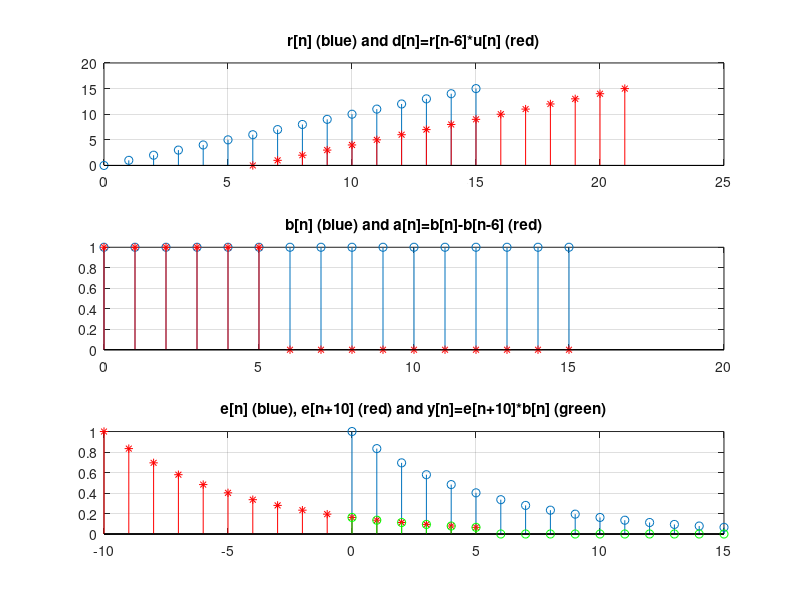
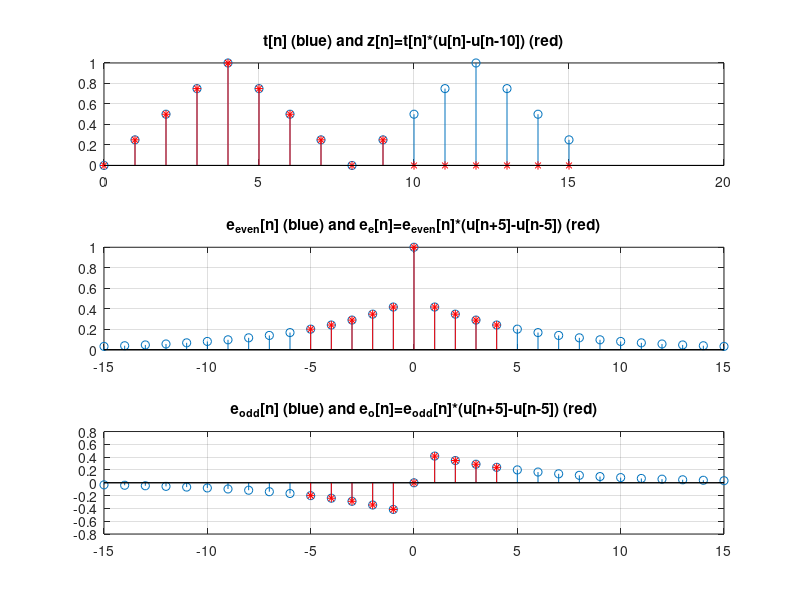

These charts were generated, in order, by the following MATLAB code:
%% Federal University of Rio Grande do Norte
% Signals and Linear Systems
% Author: Danilo Pena
% Description: Introduction to Signals and Linear Systems

clc; clear; close all;

%% Create a basic signal of length 16
N = 16;
n = 0:N-1;

b = ones(1,N);          % ones block.
r = n;                  % ramp.

P = 8;                  % Triangular signal period.
n1 = 0:P/2-1;
n2 = P/2:P-1;
P1 = P*ones(1,length(n2));
A = 1;

tri_block = [2*A*n1/P 2*A*(P1-n2)/P]  ; 
t = [tri_block tri_block];      % Triangular signal periodic.

e = (5/6).^n; % Exponencial de um lado.

%% a. Criando e plotando d[n] = r[n-6]*u[n].
figure('Name','Sinais elementares');
subplot(3,1,1);
stem(n,r);
grid;
hold on;
stem(n+6,r,'r*');
title('r[n] (blue) and d[n]=r[n-6]*u[n] (red)');

%% b. Criando e plotando a[n]=b[n]-b[n-6].
a = [b(1:6) zeros(1,10)];
subplot(3,1,2);
stem(n,b);
grid;
hold on;    
stem(n,a,'r*');
title('b[n] (blue) and a[n]=b[n]-b[n-6] (red)');

%% c. Criando e plotando y[n]=e[n+10]*b[n].

y = [e(11:16) zeros(1,10)].*b;
subplot(3,1,3);
stem(n,e);
grid;
hold on;
stem(n-10,e,'r*');
stem(n,y,'g');
title('e[n] (blue), e[n+10] (red) and y[n]=e[n+10]*b[n] (green)');

%% d. Criando e plotando z[n]=t[n]*(u[n]-u[n-10]).
z = [t(1:10) zeros(1,6);];

figure('Name','Exercise 2.1.3. Elementary Signals');
subplot(3,1,1);
stem(n,t);
grid;
hold on;
stem(n,z,'r*');
title('t[n] (blue) and z[n]=t[n]*(u[n]-u[n-10]) (red)');

%% e. Criando e plotando e_e[n]=even{e[n]}*(u[n+5]-u[n-5]).

m = -N+1:N-1; % A dura��o do sinal � 2*(N-1) + 1.

e_ext = [ zeros(1,N-1) e];

% figure(3);
% stem(m,e_ext);
% grid on;

e_even = (e_ext + fliplr(e_ext))/2;
e_odd   = (e_ext - fliplr(e_ext))/2;

subplot(3,1,2);
stem(m,e_even);
grid;
hold on;
stem(-5:4,e_even(11:20),'r*');
title('e_e_v_e_n[n] (blue) and e_e[n]=e_e_v_e_n[n]*(u[n+5]-u[n-5]) (red)');

%% f. Criando e plotando e_o[n]=odd{e[n]}*(u[n+5]-u[n-5]).

subplot(3,1,3);
stem(m,e_odd);
grid;
hold on;
stem(-5:4,e_odd(11:20),'r*');
title('e_o_d_d[n] (blue) and e_o[n]=e_o_d_d[n]*(u[n+5]-u[n-5]) (red)');


